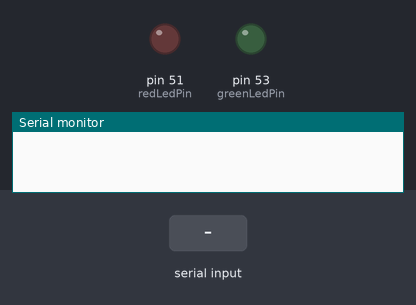
Bench run of a sketch on a simulated Arduino Mega 2560, built with avr-gcc and run on an emulated ATmega2560. Shown: output pins drawn as LEDs (lit = HIGH), the last lines printed to the serial monitor. The test bench sets the inputs (shaded band).

Above: at 1.2 s.
1.3 s: "G" received over Serial
At 1.7 s:
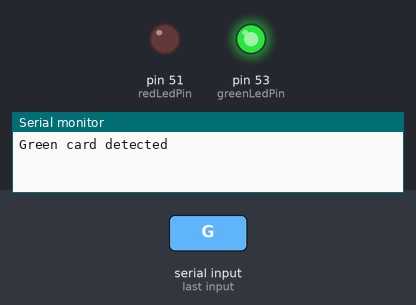
2.8 s: "R" received over Serial
At 4.0 s:
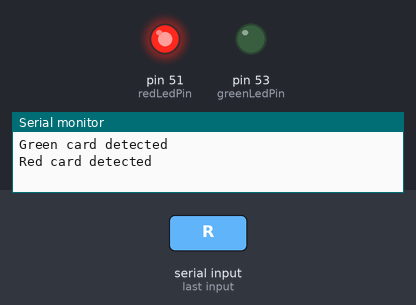
4.3 s: "U" received over Serial
At 5.2 s:
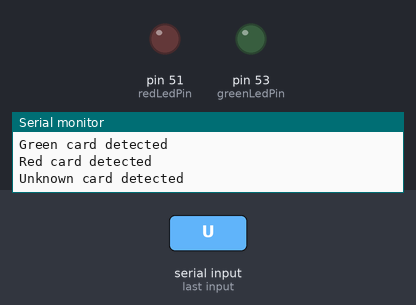
Timing chart, 0 to 7.3 s (numbered marks = the images above; inputs shaded):
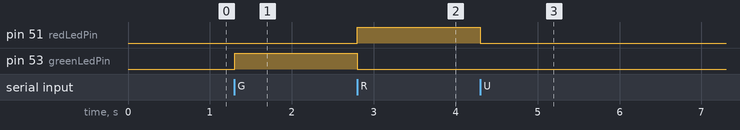

Measured:
- after the input at 1.3 s, pin 53 (greenLedPin): LOW → HIGH at once
- after the input at 2.8 s, pin 51 (redLedPin): LOW → HIGH at once; pin 53 (greenLedPin): HIGH → LOW at once
- after the input at 4.3 s, pin 51 (redLedPin): HIGH → LOW at once

The sketch:

MEGA__TX_RX_.ino
```cpp
const int greenLedPin = 53;  // Pin for the green LED
const int redLedPin = 51;    // Pin for the red LED

char lastDetectedColor = 'U';  // Variable to store the last detected color

void setup() {
    Serial.begin(9600);  // Initialize serial communication
    pinMode(greenLedPin, OUTPUT);  // Set pin 53 as an output for green LED
    pinMode(redLedPin, OUTPUT);    // Set pin 51 as an output for red LED
    digitalWrite(greenLedPin, LOW);  // Ensure green LED is off initially
    digitalWrite(redLedPin, LOW);    // Ensure red LED is off initially
}

void loop() {
    if (Serial.available()) {
        char data = Serial.read();  // Read data from Nano

        // Only update LEDs if the detected color is different from the last detected color
        if (data != lastDetectedColor) {
            if (data == 'G') {
                // Handle Green card detected
                Serial.println("Green card detected");
                digitalWrite(greenLedPin, HIGH);  // Turn on the green LED
                digitalWrite(redLedPin, LOW);     // Ensure the red LED is off
            } else if (data == 'R') {
                // Handle Red card detected
                Serial.println("Red card detected");
                digitalWrite(greenLedPin, LOW);   // Ensure the green LED is off
                digitalWrite(redLedPin, HIGH);    // Turn on the red LED
            } else if (data == 'U') {
                // Handle Unknown card detected
                Serial.println("Unknown card detected");
                digitalWrite(greenLedPin, LOW);   // Ensure the green LED is off
                digitalWrite(redLedPin, LOW);     // Ensure the red LED is off
            }

            // Update the last detected color
            lastDetectedColor = data;
        }
    }
}
```
